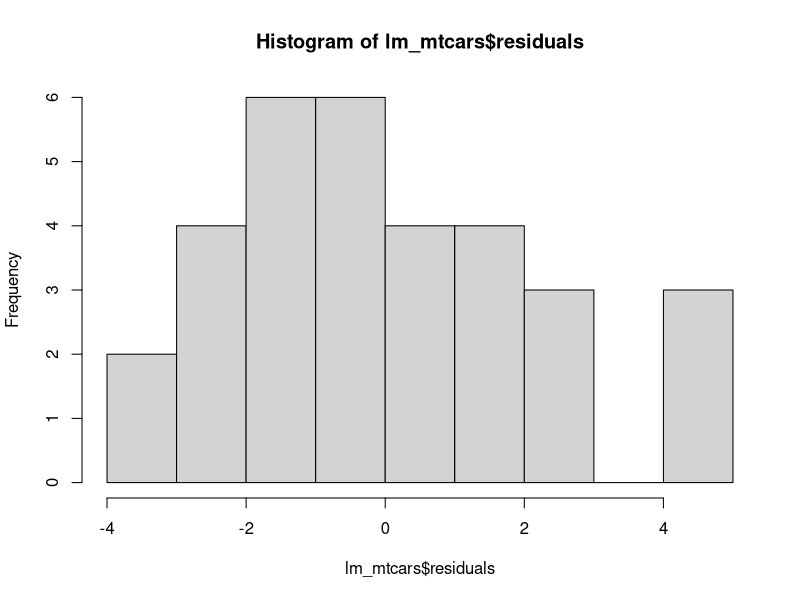
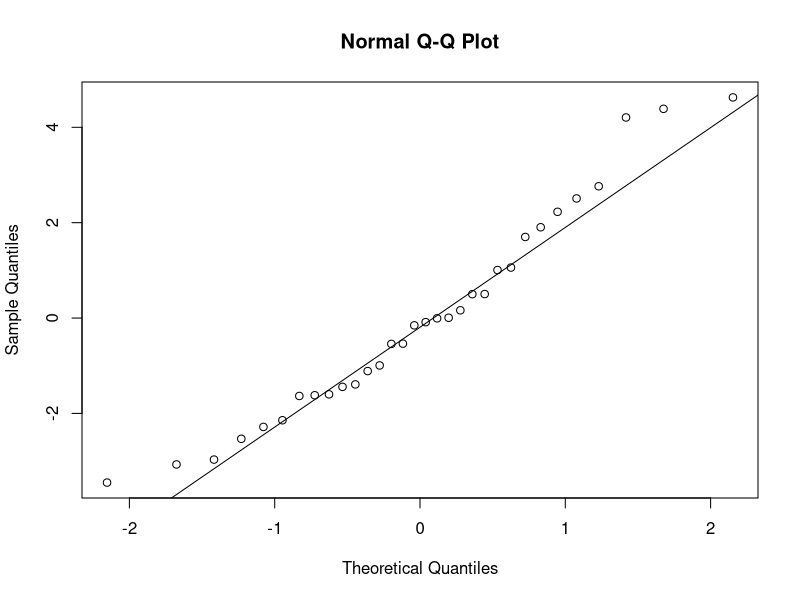
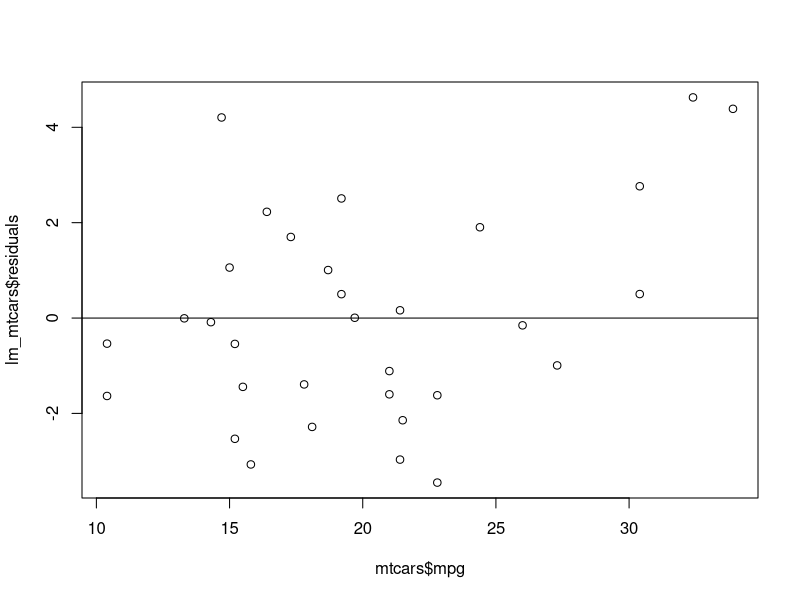
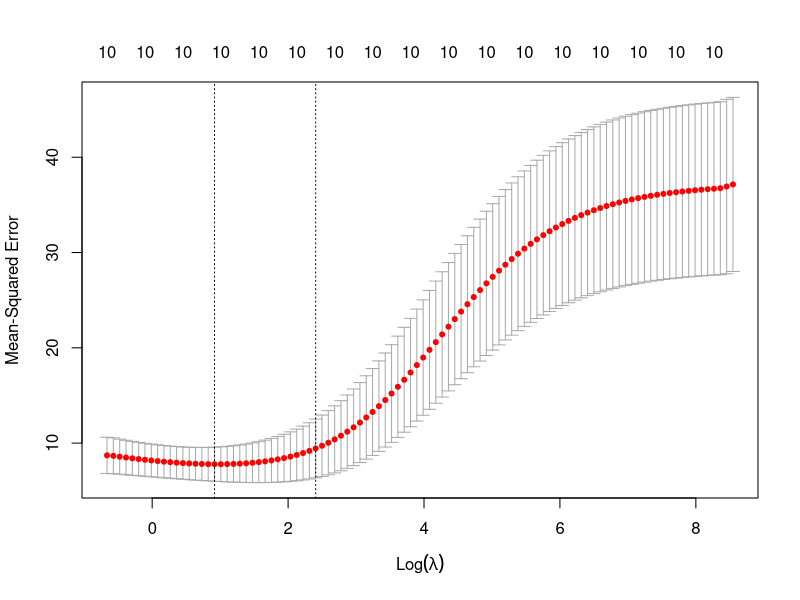
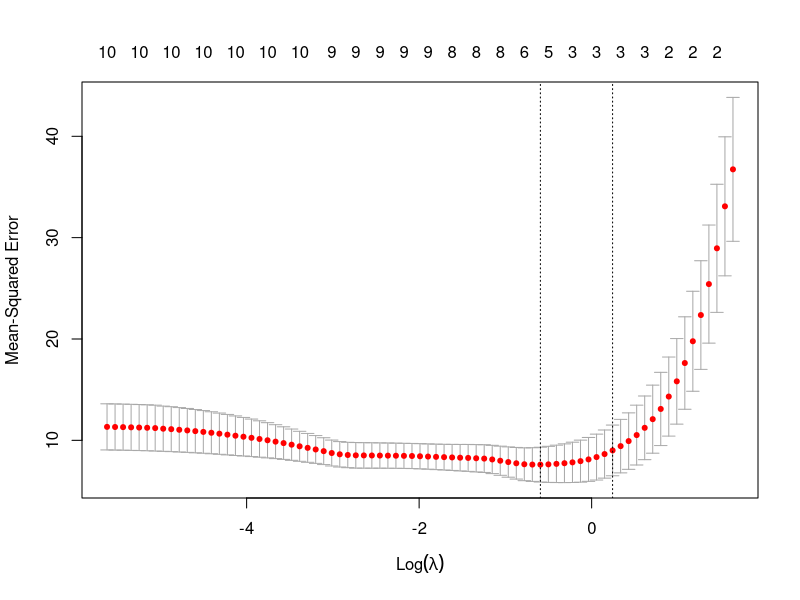
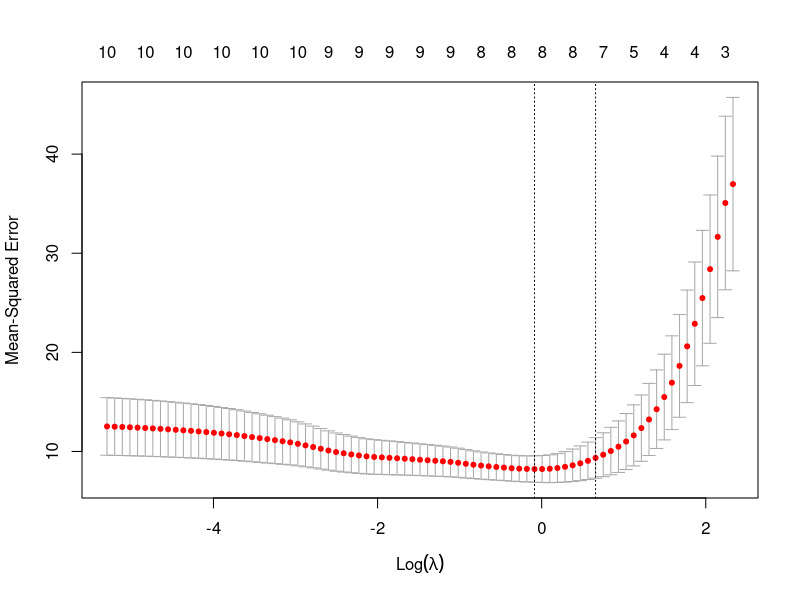

Source code (R) for these figures, in order:
## ---- chunk 1
# fit a linear model
colnames(mtcars)
lm_mtcars <- lm(mpg ~ ., data = mtcars)
summary(lm_mtcars)

library(Matrix)
X <- as.matrix(mtcars[,2:11])
y <- as.matrix(mtcars$mpg)
solve(t(X) %*% X) %*% 
  (t(X) %*% y)
## ---- chunk 2
hist(lm_mtcars$residuals)
## ---- chunk 3
qqnorm(lm_mtcars$residuals)
qqline(lm_mtcars$residuals)

plot(mtcars$mpg, lm_mtcars$residuals)
abline(0, 0)
## ---- chunk 4
library(glmnet)
library(dplyr)
# fit a ridge regression model using all features
# alpha = 0 is the ridge regression method alpha =1 is LASSO
# variables X and y are from earlier slides regarding linear regression

# center the response variable mpg
y <- y %>% scale(center = TRUE, scale = FALSE)
ridge_mpg <- glmnet(X, y, alpha = 0, standardize = TRUE)
summary(ridge_mpg)
## ---- chunk 5
cv_fit_mpg <- cv.glmnet(X, y, alpha=0, standardize =  TRUE)
plot(cv_fit_mpg)
## ---- chunk 6
min_lambda <- cv_fit_mpg$lambda.min
min_lambda
## ---- chunk 7
coef(cv_fit_mpg, s = "lambda.min")
## ---- chunk 8
# fit a LASSO regression model using all features
# alpha = 0 is the ridge regression method alpha = 1 is LASSO
# variables X and y are from earlier slides regarding linear regression

# center the response variable mpg
lasso_mpg <- glmnet(X, y, alpha=1, standardize = TRUE)
summary(lasso_mpg)

lasso_cv_fit_mpg <- cv.glmnet(X, y, alpha=1, standardize = TRUE)
plot(lasso_cv_fit_mpg)
## ---- chunk 9
lasso_min_lambda <- lasso_cv_fit_mpg$lambda.min
lasso_min_lambda
## ---- chunk 10
coef(lasso_cv_fit_mpg, s = "lambda.min")
## ---- chunk 11
# Elastic Net, use alpha = 0.5

enet_mpg <- glmnet(X, y, alpha=0.5, standardize = TRUE)
summary(lasso_mpg)

enet_cv_fit_mpg <- cv.glmnet(X, y, alpha=0.5, standardize = TRUE)
plot(enet_cv_fit_mpg)
## ---- chunk 12
enet_min_lambda <- enet_cv_fit_mpg$lambda.min
enet_min_lambda
## ---- chunk 13
coef(enet_cv_fit_mpg, s = "lambda.min")
